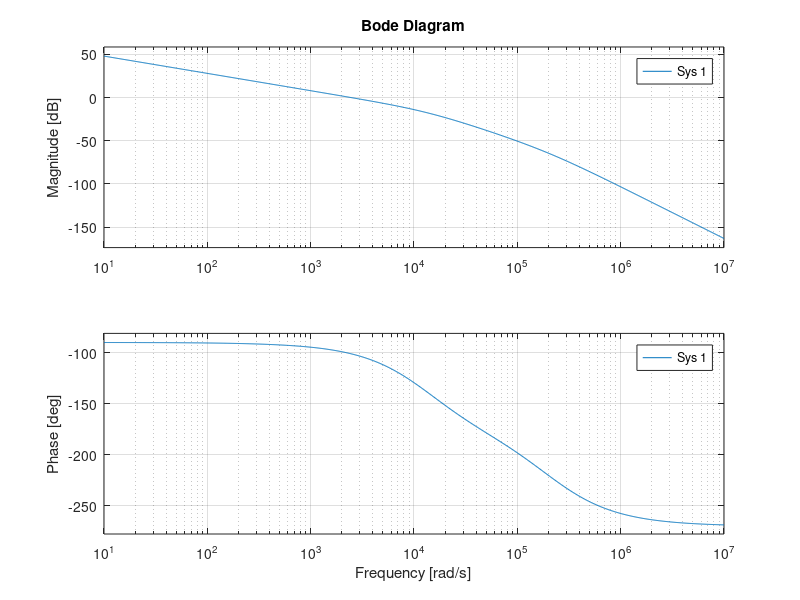

Write MATLAB code to recreate this figure.
clc;
clear all;

E=0;
R=1;
R21=220;
R5=5100;
R8=10000;
C2=22e-9;
L=2e-3;
K1=1/R;
K2=1+12/10;
K3=R8/(R5+R8);
H=48*0.104;
K_G=H*K1*K2*K3;

t1=L/R;
t2=R21*C2;
t3=(R5*R8*C2)/(R5+R8);

% Moteur
G1=tf(K1,[t1 1]);

% Filtre HF
G2=tf(K2,[t2 1]);

%Filtre BF
G3=tf(K3,[t3 1]);

% tout le système
G =H*G1*G2*G3;
bode(G)
P=pole(G);

% Correcteur
Kci = 2*pi*400/(K_G)
Kcp=Kci/(80*2*pi);
C = pid(Kcp,Kci,0,0);
bode(C*G);
syst = feedback(C*G,1);
%bode(syst)